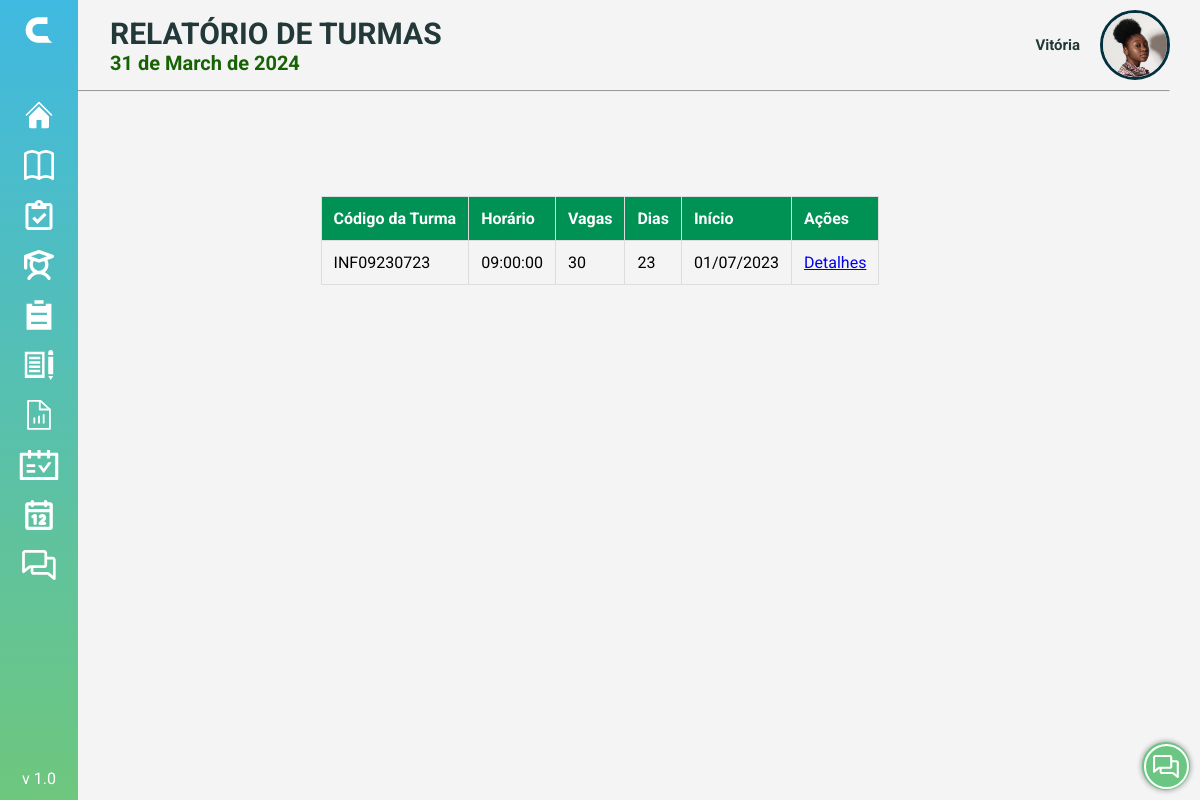
The app's page /PAGES/c_turma.php (signed in), older data.
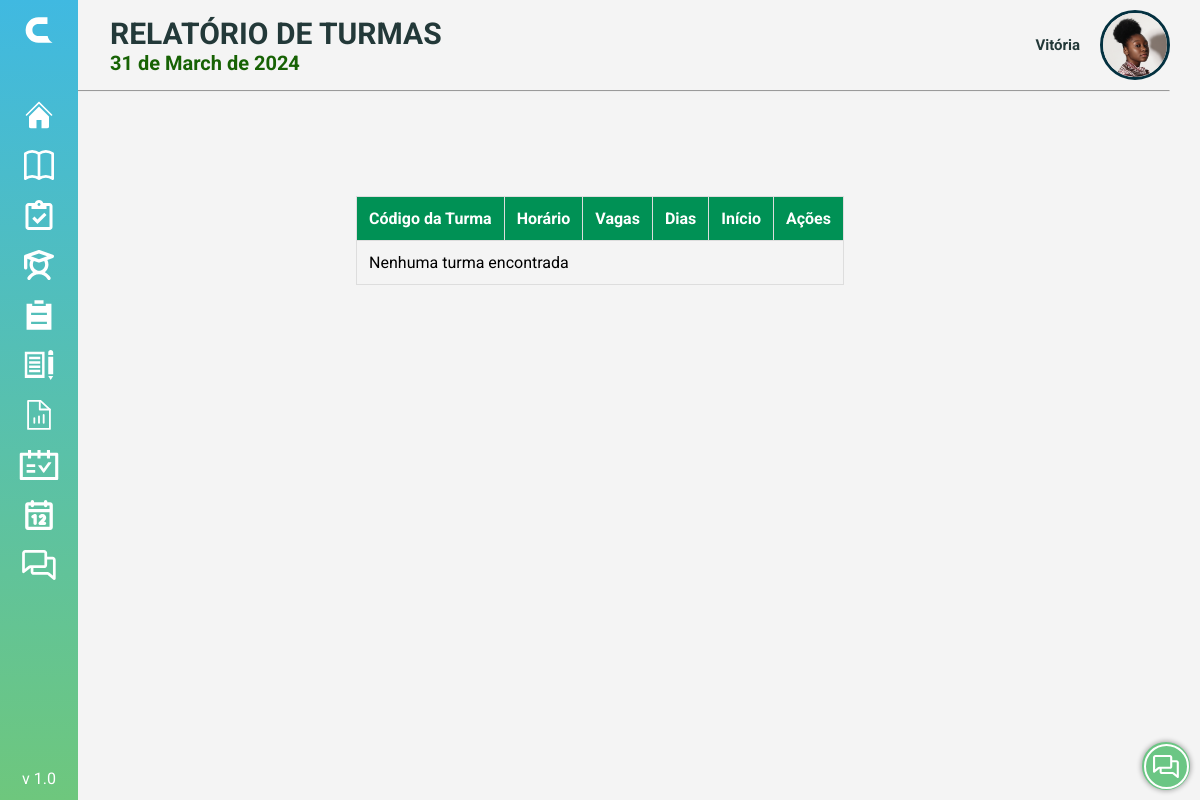
The same page, newer data.
### tables this page shows
CREATE TABLE Turma (
  Turma_Cod CHAR(12) NOT NULL,
  Turma_Horario TIME NOT NULL,
  Turma_Horario_Termino TIME NOT NULL,
  Turma_Vagas INT NOT NULL,
  Turma_Dias INT(3) NOT NULL,
  Turma_Obs VARCHAR(1000) NULL,
  Turma_Inicio DATE NOT NULL,
  Turma_Termino DATE NULL,
  Turma_Status CHAR(1) DEFAULT 1,
  Turma_Registro DATETIME NOT NULL DEFAULT CURRENT_TIMESTAMP,
  PRIMARY KEY (Turma_Cod),
  Usuario_Usuario_cd int not null,  
  Curso_cd int not null,  
  foreign key (Usuario_Usuario_cd) references Usuario(Usuario_id),
  foreign key (Curso_cd) references Curso(Curso_id)
);

### PHP/data.php (called while the page is built, shortened)
<?php
$data = date('Y-m-d');
$numeroDia = date('d', strtotime($data));
$nomeMes = strftime('%B', strtotime($data));
$ano = date('Y', strtotime($data));
$nomeMes = utf8_encode($nomeMes);
$date = $numeroDia . ' de ' . $nomeMes . ' de ' . $ano;
?>

### PAGES/c_turma.php (the view, shortened to what this page needs)
<!DOCTYPE html>
<html lang="pt-BR">
<head>
    <link rel="stylesheet" href="../PHP/sidebar/menu.css">
    <link rel="stylesheet" href="../STYLE/botao.css" />
    <link rel="stylesheet" href="../STYLE/data.css">
    <link rel="stylesheet" href="https://cdnjs.cloudflare.com/ajax/libs/font-awesome/6.3.0/css/all.min.css"
 />
    <link href='https://unpkg.com/boxicons@2.0.7/css/boxicons.min.css' rel='stylesheet'>
    <link rel="stylesheet" href="../STYLE/style_home.css">
</head>
<body>
<?php include('../PHP/data.php');?>
<?php include('../PHP/sidebar/menu.php');?>
<?php include('../PHP/redes.php');?>
<?php include('../PHP/dropdown.php');?>
<?php
    include '../conexao.php';
?>
    <header>
        <div class="title">
            <div class="nomedata closed">
                <h1>RELATÓRIO DE TURMAS</h1>
                <div class="php">
                    <?php echo $date;?>
                </div>
            </div>
            <div class="user">
                <?php echo $dropdown;?>
            </div>
        </div>
        <hr>
    </header>
    <div>
        <?php echo $sidebarHTML;?>
    </div>
    <main>
    <div class="tabela-turmas">
        <table class="turmas-table">
            <thead>
                <tr>
                    <th>Código da Turma</th>
                    <th>Horário</th>
                    <th>Vagas</th>
                    <th>Dias</th>
                    <th>Início</th>
                    <th>Ações</th>
                </tr>
            </thead>
            <tbody>
                <?php
                    $query = "SELECT * FROM Turma";
                    $result = mysqli_query($conn, $query);
                    if (mysqli_num_rows($result) > 0) {
                        while ($row = mysqli_fetch_assoc($result)) {
                            echo "<tr>";
                            echo "<td>" . $row['Turma_Cod'] . "</td>";
                            echo "<td>" . $row['Turma_Horario'] . "</td>";
                            echo "<td>" . $row['Turma_Vagas'] . "</td>";
                            echo "<td>" . $row['Turma_Dias'] . "</td>";
                            echo "<td>" . date('d/m/Y', strtotime($row['Turma_Inicio'])) . "</td>";
                            echo "<td><a href='s_turma_detalhes.php?id=" . $row['Turma_Cod'] . "' class='button-link'>Detalhes</a></td>";
                            echo "</tr>";
                        }
                    } else {
                        echo "<tr><td colspan='6'>Nenhuma turma encontrada</td></tr>";
                    }
                ?>
            </tbody>
        </table>
    </div>
</main>
    <div class="buttons">
        <?php echo $redes;?>
    </div>
</body>
</html>

### PHP/sidebar/menu.php (shortened to what this page needs)
  <?php
  if (isset($_SESSION['Usuario_Nome']) && isset($_SESSION['Tipo_Tipo_cd'])) {
    $permissao = $_SESSION['Tipo_Tipo_cd'];
  if ($permissao == 1) {
    $sidebarHTML ='
  <div class="sidebar close">
    <div class="logo-details">
      <img src="../PHP/sidebar/image/C-BRANCO.svg" alt="Logo-C" class="logo-mini">
      <img src="../PHP/sidebar/image/CLAU-BRANCO.svg" alt="Logo-Clau" class="logo-image">
    </div>
    <ul class="nav-links">
      <li class="home">
        <a href="../PAGES/m_home.php">
          <svg width="40" height="40" viewBox="0 0 40 40" fill="none" xmlns="http://www.w3.org/2000/svg">
            <path d="M36.6669 21.1111C36.5206 21.1119 36.3757 21.0839 36.2403 21.0286C36.1049 20.9733 35.9818 20.8918 35.878 20.7889L20.0002 4.89997L4.12242 20.7889C3.90986 20.9709 3.63644 21.066 3.3568 21.0552C3.07716 21.0444 2.81189 20.9285 2.61401 20.7306C2.41613 20.5327 2.3002 20.2674 2.2894 19.9878C2.2786 19.7082 2.37372 19.4347 2.55575 19.2222L19.2224 2.55552C19.4306 2.34858 19.7122 2.23242 20.0057 2.23242C20.2993 2.23242 20.5809 2.34858 20.7891 2.55552L37.4557 19.2222C37.6086 19.3782 37.7122 19.5758 37.7534 19.7903C37.7946 20.0047 37.7717 20.2266 37.6875 20.4282C37.6034 20.6297 37.4617 20.802 37.2801 20.9235C37.0986 21.0449 36.8853 21.1102 36.6669 21.1111Z" fill="white"/>
            <path d="M19.9998 8.65564L6.6665 22.0334V35.5556C6.6665 36.145 6.90063 36.7102 7.31738 37.127C7.73413 37.5437 8.29936 37.7779 8.88873 37.7779H16.6665V26.6667H23.3332V37.7779H31.1109C31.7003 37.7779 32.2655 37.5437 32.6823 37.127C33.099 36.7102 33.3332 36.145 33.3332 35.5556V21.9556L19.9998 8.65564Z" fill="white"/>
          </svg>
          <span class="link_name">HOME</span>
        </a>
      </li>
      <li class="funcionariocad">
        <a href="../PAGES/m_funcionario_cad.php">
          <svg width="105" height="80" viewBox="0 0 105 80" fill="none" xmlns="http://www.w3.org/2000/svg">
            <path fill-rule="evenodd" clip-rule="evenodd" d="M47.2222 17.7778C47.2222 13.0628 49.0952 8.54097 52.4292 5.20699C55.7632 1.87301 60.285 0 65 0C69.715 0 74.2368 1.87301 77.5708 5.20699C80.9048 8.54097 82.7778 13.0628 82.7778 17.7778C82.7778 22.4927 80.9048 27.0146 77.5708 30.3486C74.2368 33.6825 69.715 35.5556 65 35.5556C60.285 35.5556 55.7632 33.6825 52.4292 30.3486C49.0952 27.0146 47.2222 22.4927 47.2222 17.7778ZM47.2222 44.4444C41.3285 44.4444 35.6762 46.7857 31.5087 50.9532C27.3413 55.1207 25 60.773 25 66.6667C25 70.2029 26.4048 73.5943 28.9052 76.0948C31.4057 78.5952 34.7971 80 38.3333 80H91.6667C95.2029 80 98.5943 78.5952 101.095 76.0948C103.595 73.5943 105 70.2029 105 66.6667C105 60.773 102.659 55.1207 98.4913 50.9532C94.3238 46.7857 88.6715 44.4444 82.7778 44.4444H47.2222Z" fill="white"/>
            <path d="M24.96 41.02H16.14V49.96H8.82V41.02H0V33.82H8.82V25H16.14V33.82H24.96V41.02Z" fill="white"/>
          </svg>
          <span class="link_name">CADASTRO</span>
        </a>
      </li>
      <li class="funcionario">
        <a href="../PAGES/m_funcionario.php">
          <svg width="80" height="80" viewBox="0 0 80 80" fill="none" xmlns="http://www.w3.org/2000/svg">
            <path fill-rule="evenodd" clip-rule="evenodd" d="M22.2222 17.7778C22.2222 13.0628 24.0952 8.54097 27.4292 5.20699C30.7632 1.87301 35.285 0 40 0C44.715 0 49.2368 1.87301 52.5708 5.20699C55.9048 8.54097 57.7778 13.0628 57.7778 17.7778C57.7778 22.4927 55.9048 27.0146 52.5708 30.3486C49.2368 33.6825 44.715 35.5556 40 35.5556C35.285 35.5556 30.7632 33.6825 27.4292 30.3486C24.0952 27.0146 22.2222 22.4927 22.2222 17.7778ZM22.2222 44.4444C16.3285 44.4444 10.6762 46.7857 6.50874 50.9532C2.34126 55.1207 0 60.773 0 66.6667C0 70.2029 1.40476 73.5943 3.90524 76.0948C6.40573 78.5952 9.79711 80 13.3333 80H66.6667C70.2029 80 73.5943 78.5952 76.0948 76.0948C78.5952 73.5943 80 70.2029 80 66.6667C80 60.773 77.6587 55.1207 73.4913 50.9532C69.3238 46.7857 63.6715 44.4444 57.7778 44.4444H22.2222Z" fill="white"/>
          </svg>
          <span class="link_name">FUNCIONÁRIOS</span>
        </a>
      </li>
      <li class="fale">
        <a href="../PAGES/s_fale.php">
          <svg width="38" height="33" viewBox="0 0 38 33" fill="none" xmlns="http://www.w3.org/2000/svg">
            <path d="M26.4376 9.03315H33.9717C34.4713 9.03315 34.9504 9.22982 35.3036 9.5799C35.6568 9.92998 35.8553 10.4048 35.8553 10.8999V31.4338L29.5775 26.2648C29.2387 25.9861 28.8123 25.8336 28.372 25.8336H13.2529C12.7533 25.8336 12.2742 25.6369 11.921 25.2869C11.5678 24.9368 11.3693 24.462 11.3693 23.9669V18.3667M26.4376 9.03315V3.433C26.4376 2.93792 26.2392 2.46311 25.8859 2.11303C25.5327 1.76296 25.0536 1.56628 24.5541 1.56628H3.83519C3.33565 1.56628 2.85657 1.76296 2.50333 2.11303C2.1501 2.46311 1.95166 2.93792 1.95166 3.433V23.9669L8.22948 18.7961C8.56852 18.5198 8.99419 18.3667 9.43494 18.3667H11.3693M26.4376 9.03315V16.5C26.4376 16.9951 26.2392 17.4699 25.8859 17.82C25.5327 18.1701 25.0536 18.3667 24.5541 18.3667H11.3693" stroke="white" stroke-width="3" stroke-linecap="round" stroke-linejoin="round"/>
          </svg>
          <span class="link_name">FALE CONOSCO</span>
        </a>
      </li>
      <div class="version">
        <span>v 1.0</span>
      </div>
    </ul>
</div>
';}
elseif ($permissao == 2) {
  $sidebarHTML ='
';}
elseif($permissao == 3){
  $sidebarHTML ='
  <div class="sidebar close">
    <div class="logo-details">
      <img src="../PHP/sidebar/image/C-BRANCO.svg" alt="Logo-C" class="logo-mini">
    </div>
    <ul class="nav-links">
      <li class="home">
        <a href="../PAGES/a_home.php">
        </a>
      </li>
      <li class="chamada">
        <a href="../PAGES/p_chamada.php">
        </a>
      </li>
      <li class="notas">
        <a href="../PAGES/p_notas.php">
        </a>
      </li>
      <li class="aluno">
        <a href="../PAGES/p_aluno.php">
        </a>
      </li>
      <li class="turma">
        <a href="../PAGES/p_turma.php">
          <svg width="58" height="68" viewBox="0 0 58 68" fill="none" xmlns="http://www.w3.org/2000/svg">
            <path d="M44.375 8.375H57.1875V67.3125H0.8125V8.375H13.625V13.5H44.375V8.375ZM11.0625 34H46.9375V28.875H11.0625V34ZM11.0625 54.5H46.9375V49.375H11.0625V54.5ZM18.75 8.375V0.6875H39.25V8.375H18.75Z" fill="white"/>
          </svg>
        </a>
      </li>
      <li class="planejamento">
        <a href="../PAGES/p_planejamento.php">
        </a>
      </li>
      <li class="prova">
        <a href="../PAGES/p_prova.php">
        </a>
      </li>
      <li class="grade">
        <a href="../PAGES/p_grade.php">
        </a>
      </li>
      <li class="calendario">
        <a href="../PAGES/p_calendario.php">
        </a>
      </li>
      <li class="fale">
        <a href="../PAGES/a_fale.php">
        </a>
      </li>
      <div class="version">
        <span>v 1.0</span>
      </div>
    </ul>
</div>
';
}}else {
  header("Location: ../index.html");
}
?>

### PHP/redes.php
<?php
$redes = '
<button class="buttons__toggle"><div class="borda"><img src="../ICON/fale.svg" alt="Fale_Conosco"></div></button>
<div class="allbtns">
    <a class="button" href="https://www.web-leb.com/code" target="_blank"><img src="../ICON/Facebook.svg" alt="Facebook"></a>
    <a class="button" href="https://www.web-leb.com/code" target="_blank"><img src="../ICON/Linkedin.svg" alt="Linkedin"></a>
    <a class="button" href="https://www.web-leb.com/code" target="_blank"><img src="../ICON/Instagram.svg" alt="Instagram"></a>
</div>
';
?>

### PHP/dropdown.php (shortened to what this page needs)
<?php
if (isset($_SESSION['Usuario_Nome']) && !empty($_SESSION['Usuario_Nome'])) {
    $Nome = htmlspecialchars($_SESSION['Usuario_Nome']);
    $Foto = htmlspecialchars($_SESSION['Usuario_Foto']);
    $dropdown ='
    <p>' . $Nome . '</p>
    <div class="dropdown">
        <img src="' . $Foto . '" alt="Perfil" onclick="myFunction()" class="dropbtn">
        <div style="height:70px;width:70px; position:absolute" onclick="myFunction()" class="dropbtn hover"></div>
        <div id="myDropdown" class="dropdown-content">
            <a href="perfil.php">Perfil</a>
            <a href="notificacoes.php">Notificação</a>
            <a href="../index.html">Sair</a>
        </div>
    </div>
    ';
} else {
    echo "Usuário não está definido ou está vazio.";
}
?>

### PHP/sidebar/menu.css (style rules this page uses)
* { margin: 0; padding: 0; box-sizing: border-box; }
.sidebar { position: fixed; top: 0; left: 0; height: 100%; width: 260px; background: linear-gradient(0deg, rgba(110, 199, 125, 1) 0%, rgba(64, 185, 225, 1) 100%); z-index: 100; transition: all 0.5s ease; overflow: hidden; }
.sidebar.close { width: 78px; }
.sidebar .logo-details { height: 60px; width: 100%; display: flex; align-items: center; }
.sidebar .logo-details .logo-mini { height: 30px; min-width: 78px; text-align: center; line-height: 50px; }
.sidebar .nav-links { height: 100%; padding: 30px 0 150px 0; overflow: auto; }
.sidebar.close .nav-links { overflow: visible; }
.sidebar .nav-links li { position: relative; list-style: none; transition: all 0.4s ease; height: 50px; min-width: 78px; display: flex; }
.sidebar .nav-links li svg { height: 30px; width: 78px; }
.sidebar .nav-links li a { display: flex; align-items: center; text-decoration: none; }
.sidebar .version { position: fixed; bottom: 0; width: 260px; display: flex; align-items: center; justify-content: center; background: transparent; padding: 12px 0; transition: all 0.5s ease; color: white; }
.sidebar.close .version { width: 78px; }

### STYLE/botao.css (style rules this page uses)
.buttons { position: fixed; z-index: 1; bottom: 0; right: 0; }
.buttons__toggle { position: absolute; bottom: 10px; right: 10px; appearance: none; align-items: center; background-color: #6BC684; border-radius: 50%; border-style: none; color: #fff; cursor: pointer; display: flex; font-size: 0; height: 3rem; justify-content: center; text-decoration: none; width: 3rem; position: relative; z-index: 1; box-shadow: 0px 0px 5px 1px #00000050; }
.buttons__toggle img { font-size: 1.6rem; scale: 0.7; }
.borda { border-radius: 100%; border: 2px solid #fff; width: 45px; height: 45px; display: flex; align-items: center; justify-content: center; }
.allbtns { right: 75%; position: absolute; top: 25%; transform: translate(-50%, -50%) rotate(180deg); transform-origin: center; transition: transform 0.75s ease; z-index: 0; }
.button { appearance: none; align-items: center; border-radius: 50%; color: #fff; cursor: pointer; display: flex; font-size: 0; height: 2rem; justify-content: center; text-decoration: none; width: 2rem; right: 0; position: fixed; bottom: 0; transform: translate(40%, 50%) rotate(180deg); transform-origin: center; transition: transform 0.2s ease; }
.button:nth-child(1) { transition-delay: calc(1 * 0.075s); z-index: calc(6 - 1); }
.button:nth-child(2) { transition-delay: calc(2 * 0.075s); z-index: calc(6 - 2); }
.button:nth-child(3) { transition-delay: calc(3 * 0.075s); z-index: calc(6 - 3); }

### STYLE/data.css (style rules this page uses)
.php { color: #176204; font-size: 20px; font-weight: bold; }

### STYLE/style_home.css (style rules this page uses)
* { margin: 0; padding: 0; box-sizing: border-box; font-family: 'Roboto', sans-serif; }
:root { --cor-primaria: #043140; --cor-secundaria: #176204; --cor-fundo: #F4F4F4; }
body { height: auto; display: flex; flex-direction: column; align-items: center; background-color: var(--cor-fundo); }
header { display: flex; width: 100%; flex-direction: column; justify-content: center; align-items: center; }
.nomedata { display: flex; flex-direction: column; margin-left: 250px; transition: margin-left 0.5s ease; }
.nomedata.closed { margin-left: 80px; }
.title { margin: 0; display: flex; justify-content: space-between; width: 100%; align-items: center; padding: 10px 30px; }
.title h1 { font-size: 30px; font-weight: bold; color: #233939; }
.title img { border-radius: 50%; width: 70px; border: solid 3px var(--cor-primaria); height: 70px; }
.user { display: flex; align-items: center; }
.user p { margin-right: 20px; font-size: 15px; color: #233939; font-weight: bold; }
hr { background-color: #313131; width: 95%; height: 1px; }
main { width: 90%; height: 80%; align-items: center; display: flex; flex-wrap: wrap; max-width: 1000px; justify-content: center; margin: 7% 0; }
.dropdown img { background: transparent; position: absolute; }
.hover { transition: 0.2s ease-in-out; background:transparent; }
.dropbtn { border: none; cursor: pointer; position: absolute; }
.dropdown { position: relative; display: inline-block; width: 70px; height: 70px; }

### PAGES/c_turma.php (style rules this page uses)
.turmas-table { width: 100%; border-collapse: collapse; margin-top: 20px; }
.turmas-table th, .turmas-table td { padding: 12px; text-align: left; border: 1px solid #ddd; }
.turmas-table th { background-color: #009155; color: #fff; }

Row changes from the older to the newer data that the page shows:
removed turma: Turma_Cod "INF09230723", Turma_Horario "09:00:00", Turma_Vagas "30", Turma_Dias "23", Turma_Inicio "01/07/2023"
Text that changed along with them:
text now shown: "Nenhuma turma encontrada"
